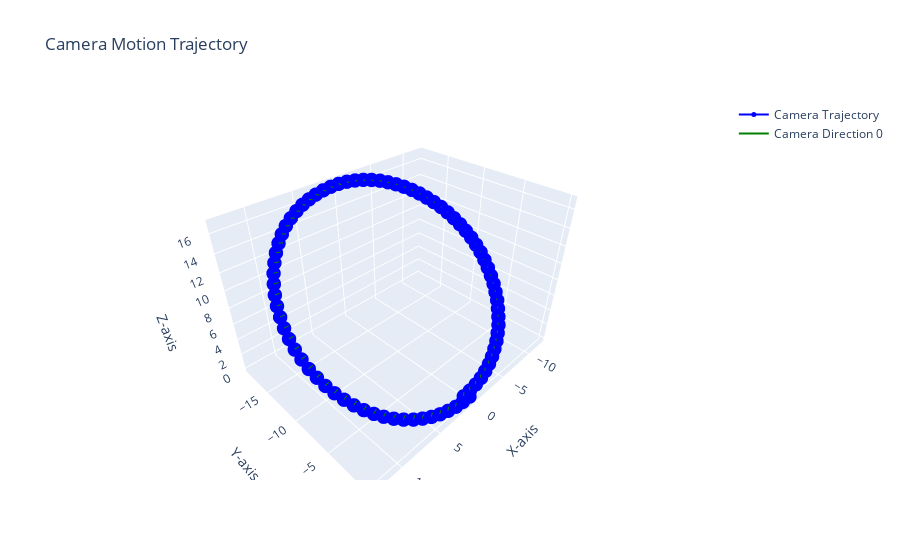

The notebook cell saved with this chart:
### Markdown cell above
### Видео 1 (Замок)

### Code cell
kamera_matrix = np.array([
    [4266, 0, 640],
    [0, 4266, 360],
    [0, 0, 1]
])

poses = ml_position_experement_gpu(kamera_matrix,  video_path = './position/Castle.mp4')

plot_trajectory(poses)

### Figure 1 — Plotly figure (JSON) as saved in the notebook; plotly's stock layout.template omitted (floating-point values rounded to 4 significant figures)
{"data": [{"line": {"color": "blue", "width": 2}, "marker": {"color": "blue", "size": 5}, "mode": "lines+markers", "name": "Camera Trajectory", "type": "scatter3d", "x": [0, 0.9991, 1.995, 2.977, 3.944, 4.886, 5.795, 6.675, 7.51, 8.298, 9.03, 9.71, 10.33, 10.89, 11.38, 11.81, 12.16, 12.43, 12.64, 12.76, 12.81, 12.78, 12.66, 12.47, 12.2, 11.84, 11.41, 10.91, 10.35, 9.719, 9.022, 8.276, 7.475, 6.62, 5.727, 4.803, 3.85, 2.878, 1.89, 0.894, -0.1057, -1.102, -2.088, -3.06, -4.01, -4.93, -5.819, -6.665, -7.473, -8.236, -8.951, -9.602, -10.19, -10.71, -11.15, -11.52, -11.82, -12.03, -12.17, -12.23, -12.19, -12.06, -11.85, -11.55, -11.17, -10.71, -10.19, -9.581, -8.924, -8.207, -7.43, -6.613, -5.751, -4.859, -3.932, -2.981, -2.009, -1.021, -0.02441, 0.9746], "y": [0, -0.03902, -0.09648, -0.2473, -0.4348, -0.6812, -0.971, -1.293, -1.718, -2.16, -2.661, -3.163, -3.732, -4.345, -4.994, -5.664, -6.37, -7.07, -7.799, -8.526, -9.276, -10.0, -10.74, -11.45, -12.18, -12.88, -13.55, -14.23, -14.84, -15.44, -15.98, -16.48, -16.94, -17.33, -17.66, -17.96, -18.21, -18.41, -18.52, -18.58, -18.57, -18.5, -18.37, -18.19, -17.97, -17.68, -17.37, -16.98, -16.55, -16.08, -15.59, -15.04, -14.45, -13.8, -13.14, -12.45, -11.73, -10.99, -10.25, -9.512, -8.76, -8.027, -7.302, -6.574, -5.852, -5.178, -4.506, -3.894, -3.305, -2.732, -2.234, -1.768, -1.368, -0.9871, -0.678, -0.4272, -0.2291, -0.1018, -0.05191, -0.009399], "z": [0, 0.01931, 0.09276, 0.2047, 0.3767, 0.6045, 0.9037, 1.254, 1.603, 2.032, 2.493, 3.028, 3.563, 4.124, 4.706, 5.312, 5.929, 6.589, 7.24, 7.916, 8.575, 9.262, 9.926, 10.61, 11.23, 11.85, 12.45, 13.0, 13.55, 14.04, 14.52, 14.96, 15.33, 15.68, 15.98, 16.22, 16.39, 16.52, 16.63, 16.69, 16.71, 16.67, 16.57, 16.41, 16.2, 15.94, 15.59, 15.23, 14.83, 14.38, 13.89, 13.36, 12.81, 12.25, 11.65, 11.03, 10.4, 9.756, 9.105, 8.431, 7.772, 7.105, 6.45, 5.831, 5.251, 4.673, 4.153, 3.645, 3.175, 2.778, 2.393, 2.054, 1.741, 1.5, 1.286, 1.106, 0.9773, 0.891, 0.8254, 0.8379]}, {"line": {"color": "green", "width": 2}, "mode": "lines", "name": "Camera Direction 0", "showlegend": true, "type": "scatter3d", "x": [0, 0], "y": [0, 0], "z": [0, 0]}, {"line": {"color": "green", "width": 2}, "mode": "lines", "showlegend": false, "type": "scatter3d", "x": [0.9991, 0.9748], "y": [-0.03902, -0.03808], "z": [0.01931, 0.5187]}, {"line": {"color": "green", "width": 2}, "mode": "lines", "showlegend": false, "type": "scatter3d", "x": [1.995, 1.944], "y": [-0.09648, -0.09401], "z": [0.09276, 0.5901]}, {"line": {"color": "green", "width": 2}, "mode": "lines", "showlegend": false, "type": "scatter3d", "x": [2.977, 2.9], "y": [-0.2473, -0.241], "z": [0.2047, 0.6988]}, {"line": {"color": "green", "width": 2}, "mode": "lines", "showlegend": false, "type": "scatter3d", "x": [3.944, 3.841], "y": [-0.4348, -0.4234], "z": [0.3767, 0.866]}, {"line": {"color": "green", "width": 2}, "mode": "lines", "showlegend": false, "type": "scatter3d", "x": [4.886, 4.754], "y": [-0.6812, -0.6621], "z": [0.6045, 1.086]}, {"line": {"color": "green", "width": 2}, "mode": "lines", "showlegend": false, "type": "scatter3d", "x": [5.795, 5.638], "y": [-0.971, -0.9438], "z": [0.9037, 1.378]}, {"line": {"color": "green", "width": 2}, "mode": "lines", "showlegend": false, "type": "scatter3d", "x": [6.675, 6.491], "y": [-1.293, -1.256], "z": [1.254, 1.718]}, {"line": {"color": "green", "width": 2}, "mode": "lines", "showlegend": false, "type": "scatter3d", "x": [7.51, 7.308], "y": [-1.718, -1.672], "z": [1.603, 2.059]}, {"line": {"color": "green", "width": 2}, "mode": "lines", "showlegend": false, "type": "scatter3d", "x": [8.298, 8.077], "y": [-2.16, -2.103], "z": [2.032, 2.477]}, {"line": {"color": "green", "width": 2}, "mode": "lines", "showlegend": false, "type": "scatter3d", "x": [9.03, 8.79], "y": [-2.661, -2.591], "z": [2.493, 2.925]}, {"line": {"color": "green", "width": 2}, "mode": "lines", "showlegend": false, "type": "scatter3d", "x": [9.71, 9.454], "y": [-3.163, -3.082], "z": [3.028, 3.45]}, {"line": {"color": "green", "width": 2}, "mode": "lines", "showlegend": false, "type": "scatter3d", "x": [10.33, 10.06], "y": [-3.732, -3.635], "z": [3.563, 3.971]}, {"line": {"color": "green", "width": 2}, "mode": "lines", "showlegend": false, "type": "scatter3d", "x": [10.89, 10.6], "y": [-4.345, -4.23], "z": [4.124, 4.515]}, {"line": {"color": "green", "width": 2}, "mode": "lines", "showlegend": false, "type": "scatter3d", "x": [11.38, 11.08], "y": [-4.994, -4.863], "z": [4.706, 5.083]}, {"line": {"color": "green", "width": 2}, "mode": "lines", "showlegend": false, "type": "scatter3d", "x": [11.81, 11.5], "y": [-5.664, -5.516], "z": [5.312, 5.674]}, {"line": {"color": "green", "width": 2}, "mode": "lines", "showlegend": false, "type": "scatter3d", "x": [12.16, 11.83], "y": [-6.37, -6.204], "z": [5.929, 6.275]}, {"line": {"color": "green", "width": 2}, "mode": "lines", "showlegend": false, "type": "scatter3d", "x": [12.43, 12.1], "y": [-7.07, -6.885], "z": [6.589, 6.917]}, {"line": {"color": "green", "width": 2}, "mode": "lines", "showlegend": false, "type": "scatter3d", "x": [12.64, 12.31], "y": [-7.799, -7.596], "z": [7.24, 7.552]}, {"line": {"color": "green", "width": 2}, "mode": "lines", "showlegend": false, "type": "scatter3d", "x": [12.76, 12.42], "y": [-8.526, -8.305], "z": [7.916, 8.212]}, {"line": {"color": "green", "width": 2}, "mode": "lines", "showlegend": false, "type": "scatter3d", "x": [12.81, 12.47], "y": [-9.276, -9.032], "z": [8.575, 8.851]}, {"line": {"color": "green", "width": 2}, "mode": "lines", "showlegend": false, "type": "scatter3d", "x": [12.78, 12.44], "y": [-10.0, -9.737], "z": [9.262, 9.519]}, {"line": {"color": "green", "width": 2}, "mode": "lines", "showlegend": false, "type": "scatter3d", "x": [12.66, 12.33], "y": [-10.74, -10.46], "z": [9.926, 10.16]}, {"line": {"color": "green", "width": 2}, "mode": "lines", "showlegend": false, "type": "scatter3d", "x": [12.47, 12.14], "y": [-11.45, -11.15], "z": [10.61, 10.83]}, {"line": {"color": "green", "width": 2}, "mode": "lines", "showlegend": false, "type": "scatter3d", "x": [12.2, 11.88], "y": [-12.18, -11.86], "z": [11.23, 11.44]}, {"line": {"color": "green", "width": 2}, "mode": "lines", "showlegend": false, "type": "scatter3d", "x": [11.84, 11.53], "y": [-12.88, -12.54], "z": [11.85, 12.03]}, {"line": {"color": "green", "width": 2}, "mode": "lines", "showlegend": false, "type": "scatter3d", "x": [11.41, 11.11], "y": [-13.55, -13.19], "z": [12.45, 12.62]}, {"line": {"color": "green", "width": 2}, "mode": "lines", "showlegend": false, "type": "scatter3d", "x": [10.91, 10.63], "y": [-14.23, -13.85], "z": [13.0, 13.16]}, {"line": {"color": "green", "width": 2}, "mode": "lines", "showlegend": false, "type": "scatter3d", "x": [10.35, 10.07], "y": [-14.84, -14.44], "z": [13.55, 13.69]}, {"line": {"color": "green", "width": 2}, "mode": "lines", "showlegend": false, "type": "scatter3d", "x": [9.719, 9.463], "y": [-15.44, -15.03], "z": [14.04, 14.17]}, {"line": {"color": "green", "width": 2}, "mode": "lines", "showlegend": false, "type": "scatter3d", "x": [9.022, 8.787], "y": [-15.98, -15.55], "z": [14.52, 14.63]}, {"line": {"color": "green", "width": 2}, "mode": "lines", "showlegend": false, "type": "scatter3d", "x": [8.276, 8.063], "y": [-16.48, -16.04], "z": [14.96, 15.06]}, {"line": {"color": "green", "width": 2}, "mode": "lines", "showlegend": false, "type": "scatter3d", "x": [7.475, 7.282], "y": [-16.94, -16.49], "z": [15.33, 15.42]}, {"line": {"color": "green", "width": 2}, "mode": "lines", "showlegend": false, "type": "scatter3d", "x": [6.62, 6.456], "y": [-17.33, -16.87], "z": [15.68, 15.76]}, {"line": {"color": "green", "width": 2}, "mode": "lines", "showlegend": false, "type": "scatter3d", "x": [5.727, 5.589], "y": [-17.66, -17.19], "z": [15.98, 16.05]}, {"line": {"color": "green", "width": 2}, "mode": "lines", "showlegend": false, "type": "scatter3d", "x": [4.803, 4.69], "y": [-17.96, -17.48], "z": [16.22, 16.29]}, {"line": {"color": "green", "width": 2}, "mode": "lines", "showlegend": false, "type": "scatter3d", "x": [3.85, 3.757], "y": [-18.21, -17.72], "z": [16.39, 16.45]}, {"line": {"color": "green", "width": 2}, "mode": "lines", "showlegend": false, "type": "scatter3d", "x": [2.878, 2.807], "y": [-18.41, -17.92], "z": [16.52, 16.58]}, {"line": {"color": "green", "width": 2}, "mode": "lines", "showlegend": false, "type": "scatter3d", "x": [1.89, 1.844], "y": [-18.52, -18.02], "z": [16.63, 16.68]}, {"line": {"color": "green", "width": 2}, "mode": "lines", "showlegend": false, "type": "scatter3d", "x": [0.894, 0.8752], "y": [-18.58, -18.09], "z": [16.69, 16.75]}, {"line": {"color": "green", "width": 2}, "mode": "lines", "showlegend": false, "type": "scatter3d", "x": [-0.1057, -0.09705], "y": [-18.57, -18.08], "z": [16.71, 16.77]}, {"line": {"color": "green", "width": 2}, "mode": "lines", "showlegend": false, "type": "scatter3d", "x": [-1.102, -1.064], "y": [-18.5, -18.0], "z": [16.67, 16.73]}, {"line": {"color": "green", "width": 2}, "mode": "lines", "showlegend": false, "type": "scatter3d", "x": [-2.088, -2.026], "y": [-18.37, -17.88], "z": [16.57, 16.63]}, {"line": {"color": "green", "width": 2}, "mode": "lines", "showlegend": false, "type": "scatter3d", "x": [-3.06, -2.972], "y": [-18.19, -17.71], "z": [16.41, 16.47]}, {"line": {"color": "green", "width": 2}, "mode": "lines", "showlegend": false, "type": "scatter3d", "x": [-4.01, -3.9], "y": [-17.97, -17.48], "z": [16.2, 16.26]}, {"line": {"color": "green", "width": 2}, "mode": "lines", "showlegend": false, "type": "scatter3d", "x": [-4.93, -4.792], "y": [-17.68, -17.2], "z": [15.94, 16.01]}, {"line": {"color": "green", "width": 2}, "mode": "lines", "showlegend": false, "type": "scatter3d", "x": [-5.819, -5.659], "y": [-17.37, -16.91], "z": [15.59, 15.67]}, {"line": {"color": "green", "width": 2}, "mode": "lines", "showlegend": false, "type": "scatter3d", "x": [-6.665, -6.486], "y": [-16.98, -16.52], "z": [15.23, 15.32]}, {"line": {"color": "green", "width": 2}, "mode": "lines", "showlegend": false, "type": "scatter3d", "x": [-7.473, -7.275], "y": [-16.55, -16.1], "z": [14.83, 14.93]}, {"line": {"color": "green", "width": 2}, "mode": "lines", "showlegend": false, "type": "scatter3d", "x": [-8.236, -8.02], "y": [-16.08, -15.64], "z": [14.38, 14.49]}, {"line": {"color": "green", "width": 2}, "mode": "lines", "showlegend": false, "type": "scatter3d", "x": [-8.951, -8.717], "y": [-15.59, -15.16], "z": [13.89, 14.01]}, {"line": {"color": "green", "width": 2}, "mode": "lines", "showlegend": false, "type": "scatter3d", "x": [-9.602, -9.349], "y": [-15.04, -14.63], "z": [13.36, 13.5]}, {"line": {"color": "green", "width": 2}, "mode": "lines", "showlegend": false, "type": "scatter3d", "x": [-10.19, -9.921], "y": [-14.45, -14.06], "z": [12.81, 12.97]}, {"line": {"color": "green", "width": 2}, "mode": "lines", "showlegend": false, "type": "scatter3d", "x": [-10.71, -10.42], "y": [-13.8, -13.43], "z": [12.25, 12.42]}, {"line": {"color": "green", "width": 2}, "mode": "lines", "showlegend": false, "type": "scatter3d", "x": [-11.15, -10.85], "y": [-13.14, -12.79], "z": [11.65, 11.84]}, {"line": {"color": "green", "width": 2}, "mode": "lines", "showlegend": false, "type": "scatter3d", "x": [-11.52, -11.21], "y": [-12.45, -12.12], "z": [11.03, 11.23]}, {"line": {"color": "green", "width": 2}, "mode": "lines", "showlegend": false, "type": "scatter3d", "x": [-11.82, -11.5], "y": [-11.73, -11.42], "z": [10.4, 10.62]}, {"line": {"color": "green", "width": 2}, "mode": "lines", "showlegend": false, "type": "scatter3d", "x": [-12.03, -11.71], "y": [-10.99, -10.7], "z": [9.756, 9.995]}, {"line": {"color": "green", "width": 2}, "mode": "lines", "showlegend": false, "type": "scatter3d", "x": [-12.17, -11.85], "y": [-10.25, -9.972], "z": [9.105, 9.362]}, {"line": {"color": "green", "width": 2}, "mode": "lines", "showlegend": false, "type": "scatter3d", "x": [-12.23, -11.9], "y": [-9.512, -9.26], "z": [8.431, 8.71]}, {"line": {"color": "green", "width": 2}, "mode": "lines", "showlegend": false, "type": "scatter3d", "x": [-12.19, -11.86], "y": [-8.76, -8.531], "z": [7.772, 8.072]}, {"line": {"color": "green", "width": 2}, "mode": "lines", "showlegend": false, "type": "scatter3d", "x": [-12.06, -11.74], "y": [-8.027, -7.82], "z": [7.105, 7.425]}, {"line": {"color": "green", "width": 2}, "mode": "lines", "showlegend": false, "type": "scatter3d", "x": [-11.85, -11.53], "y": [-7.302, -7.121], "z": [6.45, 6.792]}, {"line": {"color": "green", "width": 2}, "mode": "lines", "showlegend": false, "type": "scatter3d", "x": [-11.55, -11.24], "y": [-6.574, -6.412], "z": [5.831, 6.19]}, {"line": {"color": "green", "width": 2}, "mode": "lines", "showlegend": false, "type": "scatter3d", "x": [-11.17, -10.88], "y": [-5.852, -5.716], "z": [5.251, 5.63]}, {"line": {"color": "green", "width": 2}, "mode": "lines", "showlegend": false, "type": "scatter3d", "x": [-10.71, -10.43], "y": [-5.178, -5.063], "z": [4.673, 5.07]}, {"line": {"color": "green", "width": 2}, "mode": "lines", "showlegend": false, "type": "scatter3d", "x": [-10.19, -9.922], "y": [-4.506, -4.41], "z": [4.153, 4.566]}, {"line": {"color": "green", "width": 2}, "mode": "lines", "showlegend": false, "type": "scatter3d", "x": [-9.581, -9.334], "y": [-3.894, -3.818], "z": [3.645, 4.073]}, {"line": {"color": "green", "width": 2}, "mode": "lines", "showlegend": false, "type": "scatter3d", "x": [-8.924, -8.694], "y": [-3.305, -3.243], "z": [3.175, 3.615]}, {"line": {"color": "green", "width": 2}, "mode": "lines", "showlegend": false, "type": "scatter3d", "x": [-8.207, -7.995], "y": [-2.732, -2.685], "z": [2.778, 3.228]}, {"line": {"color": "green", "width": 2}, "mode": "lines", "showlegend": false, "type": "scatter3d", "x": [-7.43, -7.239], "y": [-2.234, -2.2], "z": [2.393, 2.854]}, {"line": {"color": "green", "width": 2}, "mode": "lines", "showlegend": false, "type": "scatter3d", "x": [-6.613, -6.445], "y": [-1.768, -1.747], "z": [2.054, 2.524]}, {"line": {"color": "green", "width": 2}, "mode": "lines", "showlegend": false, "type": "scatter3d", "x": [-5.751, -5.602], "y": [-1.368, -1.356], "z": [1.741, 2.218]}, {"line": {"color": "green", "width": 2}, "mode": "lines", "showlegend": false, "type": "scatter3d", "x": [-4.859, -4.735], "y": [-0.9871, -0.9861], "z": [1.5, 1.984]}, {"line": {"color": "green", "width": 2}, "mode": "lines", "showlegend": false, "type": "scatter3d", "x": [-3.932, -3.832], "y": [-0.678, -0.6847], "z": [1.286, 1.776]}, {"line": {"color": "green", "width": 2}, "mode": "lines", "showlegend": false, "type": "scatter3d", "x": [-2.981, -2.902], "y": [-0.4272, -0.4396], "z": [1.106, 1.6]}, {"line": {"color": "green", "width": 2}, "mode": "lines", "showlegend": false, "type": "scatter3d", "x": [-2.009, -1.954], "y": [-0.2291, -0.2462], "z": [0.9773, 1.474]}, {"line": {"color": "green", "width": 2}, "mode": "lines", "showlegend": false, "type": "scatter3d", "x": [-1.021, -0.9875], "y": [-0.1018, -0.1217], "z": [0.891, 1.389]}, {"line": {"color": "green", "width": 2}, "mode": "lines", "showlegend": false, "type": "scatter3d", "x": [-0.02441, -0.01705], "y": [-0.05191, -0.07313], "z": [0.8254, 1.325]}, {"line": {"color": "green", "width": 2}, "mode": "lines", "showlegend": false, "type": "scatter3d", "x": [0.9746, 0.9554], "y": [-0.009399, -0.03176], "z": [0.8379, 1.337]}], "layout": {"scene": {"xaxis": {"title": {"text": "X-axis"}}, "yaxis": {"title": {"text": "Y-axis"}}, "zaxis": {"title": {"text": "Z-axis"}}}, "showlegend": true, "title": {"text": "Camera Motion Trajectory"}}}
